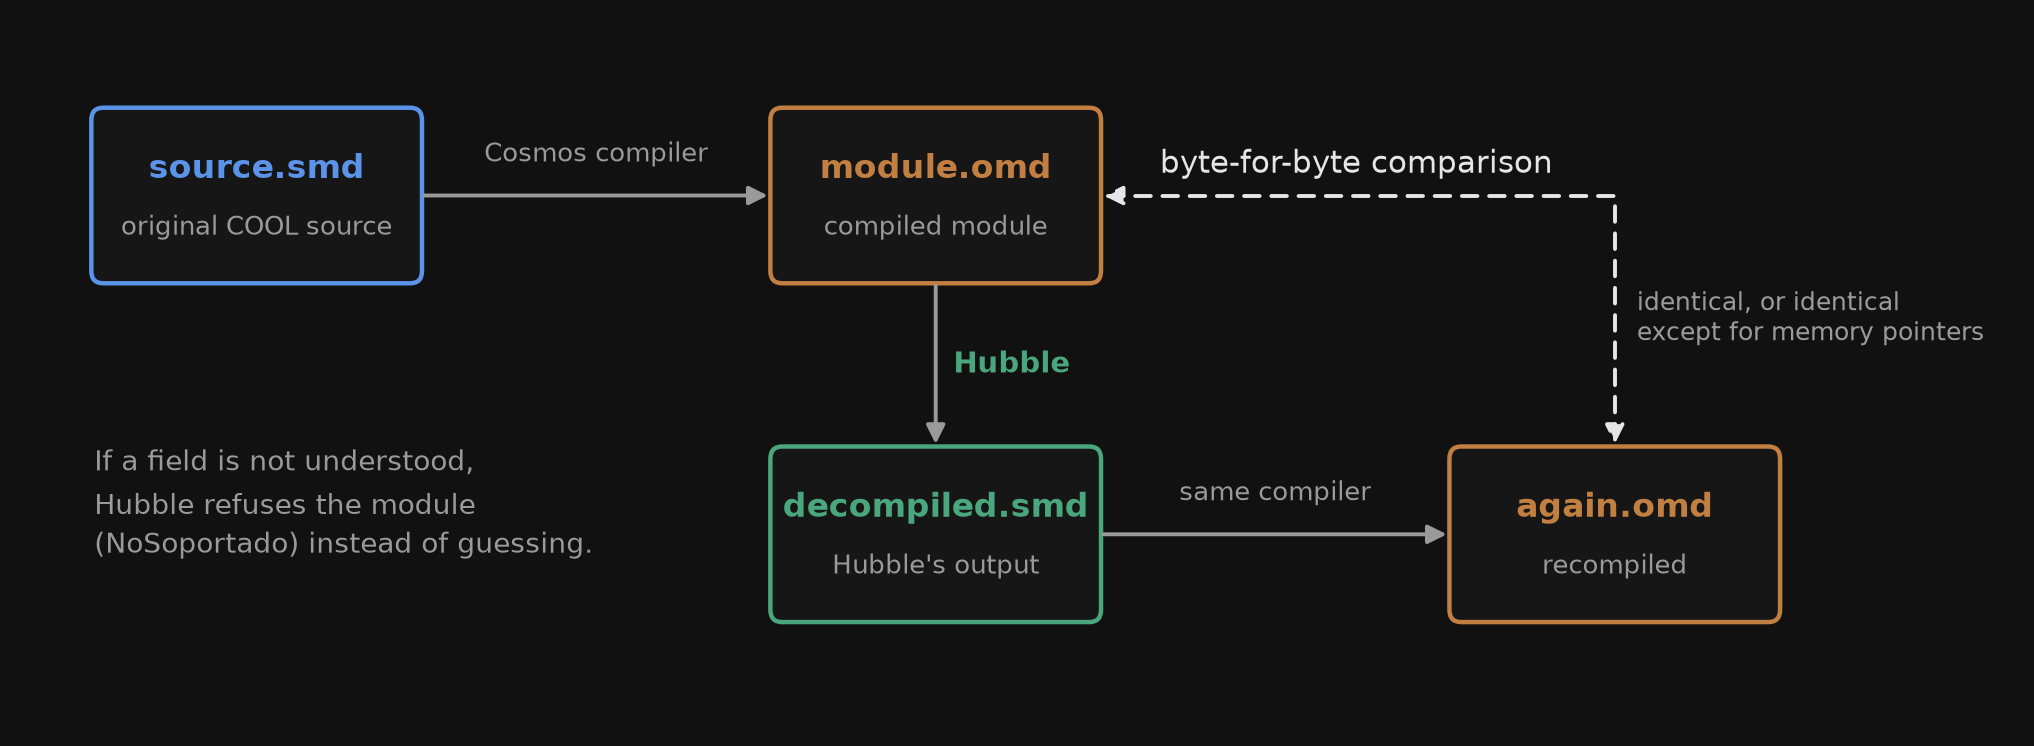

Write the Python code that produced this figure.
"""The round trip that every result of Hubble has to pass.

Self-contained: runs as is in Google Colab or locally (needs matplotlib). Writes round_trip.png.
"""
import matplotlib.pyplot as plt
from matplotlib.patches import FancyArrowPatch, FancyBboxPatch

BG, PANEL, EDGE = "#111111", "#161616", "#3a3a3a"
INK, MUTED = "#e6e6e6", "#9a9a9a"
BLUE, ORANGE, GREEN = "#5b93e8", "#c27f42", "#4aa77d"

plt.rcParams.update({"font.family": "DejaVu Sans", "text.color": INK})
fig, ax = plt.subplots(figsize=(12, 4.2), dpi=200)
fig.patch.set_facecolor(BG)
ax.set_facecolor(BG)
ax.set_xlim(0, 12.6)
ax.set_ylim(0, 4.2)
ax.axis("off")


def caja(x, y, titulo, detalle, color):
    ax.add_patch(FancyBboxPatch((x, y), 2.2, 1.1, boxstyle="round,pad=0.02,rounding_size=0.08",
                                facecolor=PANEL, edgecolor=color, linewidth=1.6))
    ax.text(x + 1.1, y + 0.72, titulo, ha="center", va="center", fontsize=12, color=color, weight="bold")
    ax.text(x + 1.1, y + 0.34, detalle, ha="center", va="center", fontsize=9.5, color=MUTED)


def flecha(x0, y0, x1, y1, texto="", dy=0.18):
    ax.add_patch(FancyArrowPatch((x0, y0), (x1, y1), arrowstyle="-|>", mutation_scale=14,
                                 color=MUTED, linewidth=1.4))
    if texto:
        ax.text((x0 + x1) / 2, (y0 + y1) / 2 + dy, texto, ha="center", va="bottom", fontsize=9.5, color=MUTED)


# fila de arriba: lo que existe
caja(0.3, 2.7, "source.smd", "original COOL source", BLUE)
caja(4.9, 2.7, "module.omd", "compiled module", ORANGE)
flecha(2.5, 3.25, 4.9, 3.25, "Cosmos compiler")

# fila de abajo: lo que produce Hubble
caja(4.9, 0.5, "decompiled.smd", "Hubble's output", GREEN)
caja(9.5, 0.5, "again.omd", "recompiled", ORANGE)
flecha(6.0, 2.7, 6.0, 1.6, "")
ax.text(6.12, 2.15, "Hubble", ha="left", va="center", fontsize=10.5, color=GREEN, weight="bold")
flecha(7.1, 1.05, 9.5, 1.05, "same compiler")

# la comparación
ax.annotate("", xy=(10.6, 1.6), xytext=(7.1, 3.25),
            arrowprops=dict(arrowstyle="<|-|>", color=INK, linewidth=1.4, linestyle=(0, (4, 3)),
                            connectionstyle="angle,angleA=0,angleB=90,rad=0", mutation_scale=14))
ax.text(8.85, 3.35, "byte-for-byte comparison", ha="center", va="bottom", fontsize=11, color=INK)
ax.text(10.75, 2.45, "identical, or identical\nexcept for memory pointers", ha="left", va="center",
        fontsize=9, color=MUTED)

ax.text(0.3, 1.25, "If a field is not understood,\nHubble refuses the module\n(NoSoportado) instead of guessing.",
        ha="left", va="center", fontsize=10, color=MUTED, linespacing=1.5)

fig.savefig("round_trip.png", facecolor=BG, bbox_inches="tight", pad_inches=0.25)
print("round_trip.png")
